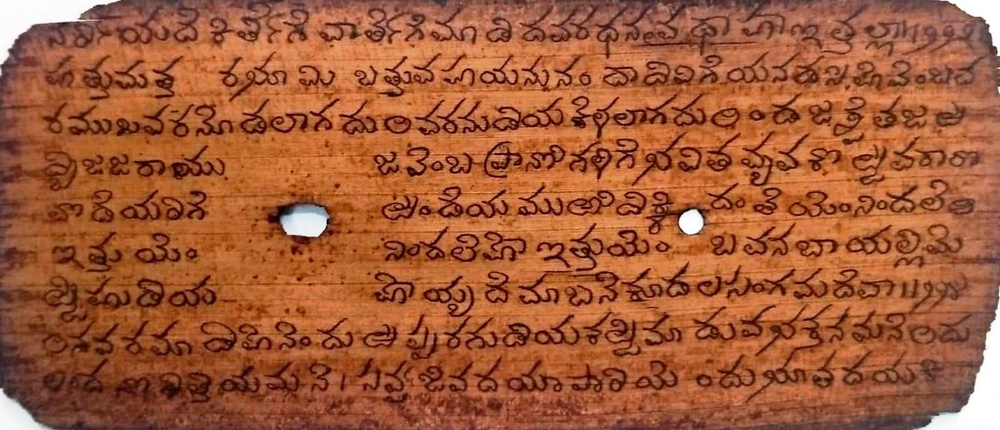
#> input picture resources/input_image.jpg, 1000 x 430 px, shrunk from 1600 x 688 before the run
$ jupyter execute --allow-errors Adaptive_and_Niblack_Thresholding.ipynb   (shell and % lines are left out)
#> lines starting #> are read from the running program, lines starting #| are printed output that depends on the picture; after the words box and inside, x2 and y2 are one past the last pixel; in counts of white or black regions, pixels touching at a corner belong together
# Adaptive Thresholding and Niblack's Thresholding

## Importing Necessary Libraries

[cell 1]

import argparse
from math import log10, sqrt
import cv2
from matplotlib import pyplot as plt
import numpy as np
from PIL import Image
import imageio.core.util

def ignore_warnings(*args, **kwargs):
    pass

imageio.core.util._precision_warn = ignore_warnings

# scikit-image
from skimage.filters import (threshold_otsu, threshold_niblack)
from skimage.io import imsave
from skimage import img_as_uint

## Function for Displaying Images

[cell 2]
# Display image
def display_img(image):
    # Load image using cv2 and do processing.
    plt.imshow(cv2.cvtColor(image, cv2.COLOR_BGR2RGB))

    # As opencv loads in BGR format by default, we want to show it in RGB.
    plt.show()

    return

## Read the Image

[cell 3]
# Load the image and display it
image = cv2.imread('../resources/input_image.jpg')
#> image is the input picture: shape (430, 1000, 3); mean B, G, R 57.3, 91, 161.7

# Display the image
display_img(image)

## Convert the Image to Grayscale

[cell 4]
# Convert the image to grayscale
gray = cv2.cvtColor(image, cv2.COLOR_BGR2GRAY)
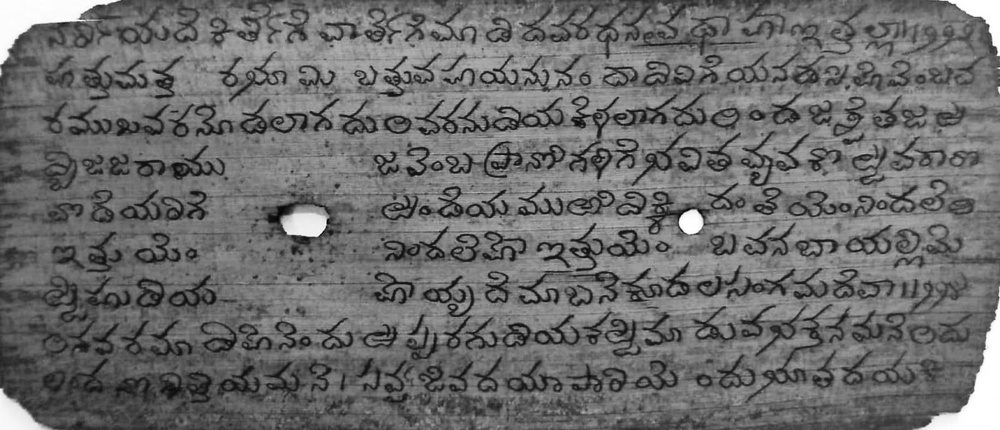
#> gray: shape (430, 1000); min 4, max 255, mean 108.3
display_img(gray)

## Global Thresholding Techniques for Comparison

[cell 5]
# Apply Otsu's automatic thresholding
(T, threshInv) = cv2.threshold(gray, 0, 255, cv2.THRESH_BINARY_INV | cv2.THRESH_OTSU)
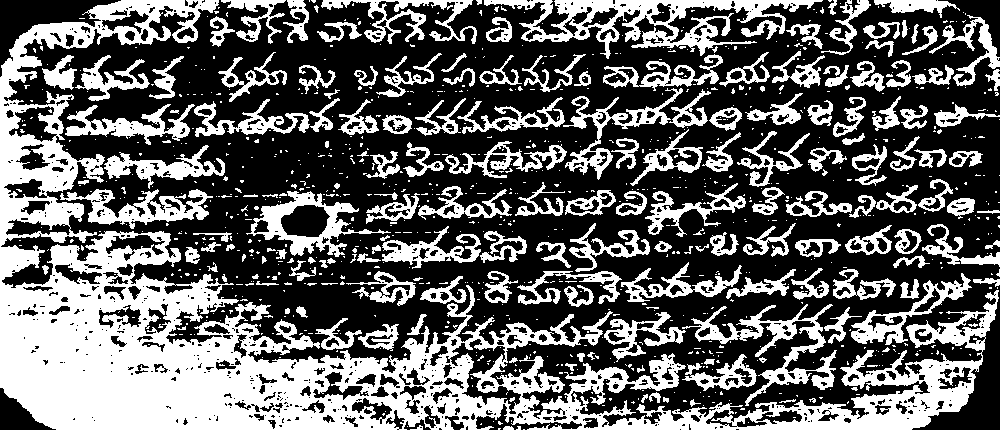
#> threshInv: shape (430, 1000); 38.5% white; 1020 white regions (841 under 20 px), largest, box (x1, y1, x2, y2) and area: (0, 0, 999, 430) 81216, (484, 0, 823, 59) 6695, (682, 304, 837, 406) 3381
#> T = 101

threshInv = 255 - threshInv
display_img(threshInv)

## Adaptive Thresholding

### With Arithmetic Mean

[cell 6]
# Here adaptive thresholding is done through arithmetic mean
thresh_arithmetic = cv2.adaptiveThreshold(gray, 255, cv2.ADAPTIVE_THRESH_MEAN_C, cv2.THRESH_BINARY_INV, 21, 10)
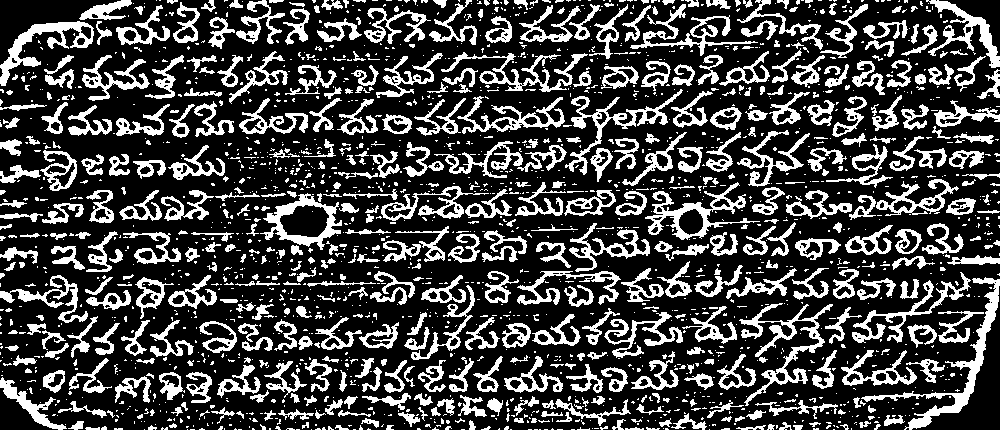
#> thresh_arithmetic: shape (430, 1000); 26.5% white; 1997 white regions (1490 under 20 px), largest, box (x1, y1, x2, y2) and area: (861, 277, 1000, 430) 2288, (739, 303, 833, 406) 1882, (645, 182, 760, 240) 1589

thresh_arithmetic = 255 - thresh_arithmetic

display_img(thresh_arithmetic)

### With Gaussian Mean

[cell 7]
# Here adaptive thresholding is done through Gaussian mean
thresh_gauss = cv2.adaptiveThreshold(gray, 255, cv2.ADAPTIVE_THRESH_GAUSSIAN_C, cv2.THRESH_BINARY_INV, 21, 4)
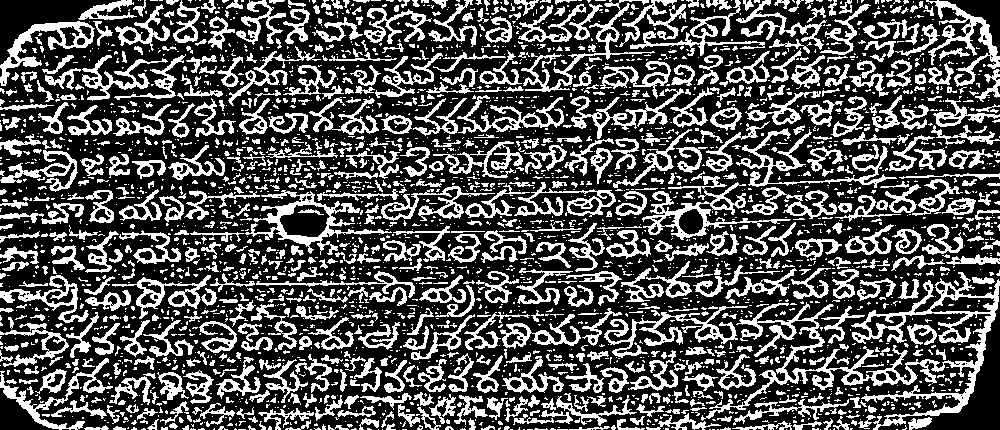
#> thresh_gauss: shape (430, 1000); 32.6% white; 3045 white regions (2282 under 20 px), largest, box (x1, y1, x2, y2) and area: (701, 272, 1000, 430) 7701, (642, 176, 791, 240) 1938, (245, 190, 392, 255) 1936

thresh_gauss = 255 - thresh_gauss

display_img(thresh_gauss)

## Niblack's Thresholding

[cell 8]
window_size = 25
thresh_niblack = threshold_niblack(gray, window_size=window_size, k=0.8)
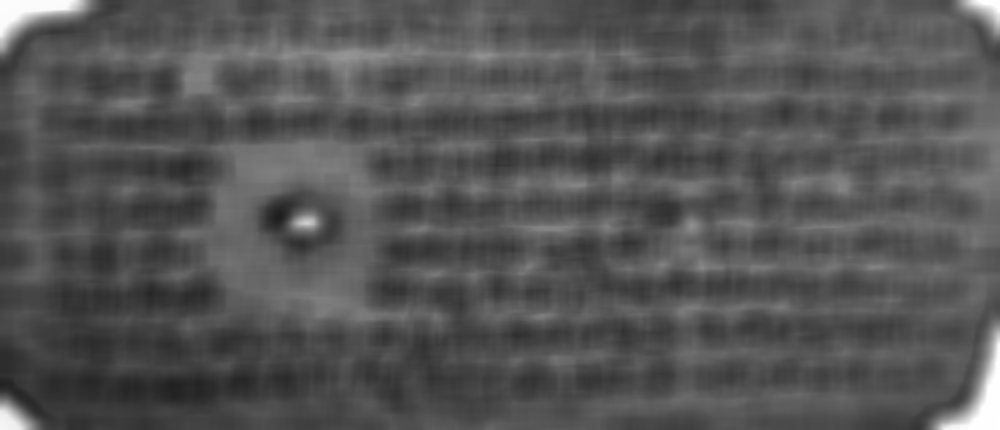
#> thresh_niblack: shape (430, 1000) float64; min 29.57, max 255, mean 85.5
binary_niblack = gray > thresh_niblack
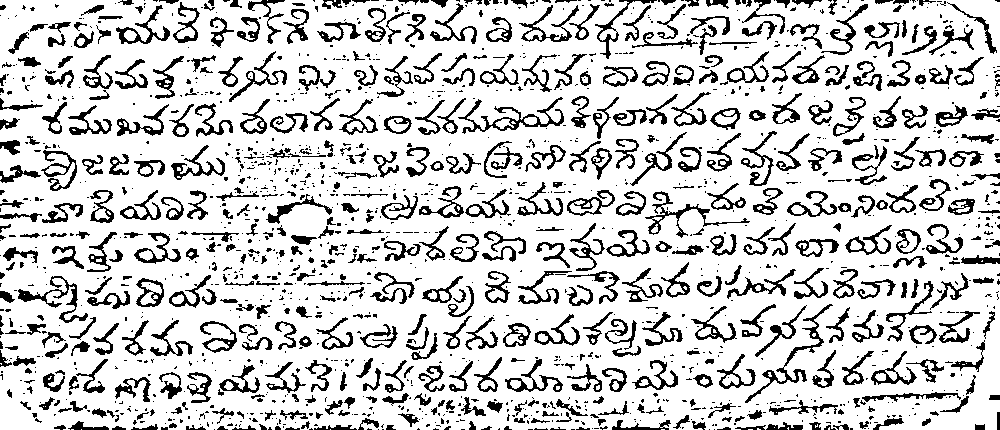
#> binary_niblack: shape (430, 1000) bool; 80.8% white; 1621 black regions (1097 under 20 px), largest, box (x1, y1, x2, y2) and area: (458, 97, 564, 134) 832, (745, 304, 833, 403) 770, (18, 276, 88, 323) 677

plt.imshow(binary_niblack, cmap=plt.cm.gray)
plt.show()

## Quantitative Analysis

### Running the algorithms on the dataset

[cell 9]
def niblack_threshold(img_path):
    # Read the image and convert to grayscale
#> called with img_path = '../quantitative_analysis/dataset/1.bmp'
    image = cv2.imread(img_path)
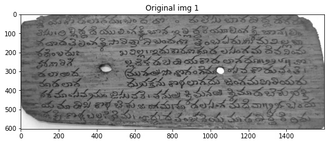
#> input picture quantitative_analysis/dataset/1.bmp, 328 x 144 px, shrunk from 525 x 230 before the run
#> image is the input picture: shape (144, 328, 3); min 27, max 255, mean 148.9
    gray_image = cv2.cvtColor(image, cv2.COLOR_BGR2GRAY)

    # Apply Niblack thresholding
    window_size = 25
    thresh_niblack = threshold_niblack(gray_image, window_size=window_size, k=0.8)
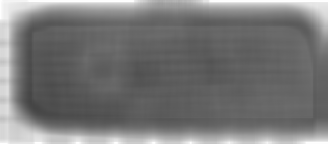
#> thresh_niblack: shape (144, 328) float64; min 68.99, max 254.7, mean 119.5
    binary_niblack = gray_image > thresh_niblack
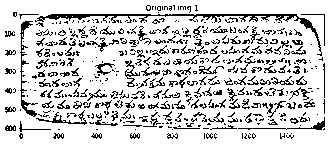
#> binary_niblack: shape (144, 328) bool; 81.6% white; black in thin lines or dots

    # Display result
    plt.imshow(binary_niblack, cmap=plt.cm.gray)
    plt.show()

    # Save result
    img_name = img_path.split('/')[-1]
    output_path = '../quantitative_analysis/niblack_results/' + img_name
    imsave(output_path, img_as_uint(binary_niblack), check_contrast=False)

def adaptive_threshold(img_path):
    # Read the image and convert to grayscale
#> called with img_path = '../quantitative_analysis/dataset/1.bmp'
    image = cv2.imread(img_path)
    gray_image = cv2.cvtColor(image, cv2.COLOR_BGR2GRAY)

    # Apply adaptive thresholding
    thresh_gauss = cv2.adaptiveThreshold(gray_image, 255, cv2.ADAPTIVE_THRESH_GAUSSIAN_C, cv2.THRESH_BINARY_INV, 21, 4)
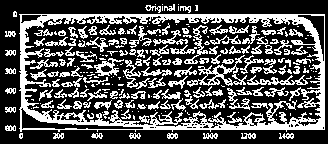
#> thresh_gauss: shape (144, 328); 33% white; 251 white regions (112 under 20 px), largest, box (x1, y1, x2, y2) and area: (19, 14, 325, 132) 6763, (187, 55, 247, 87) 488, (247, 75, 308, 85) 252
    thresh_gauss = 255 - thresh_gauss

    # Display result
    display_img(thresh_gauss)
#> pass 2 of the loop `for i in range(1, 6):`:
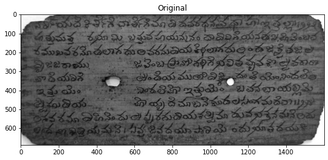
#> input picture quantitative_analysis/dataset/2.bmp, 328 x 160 px, shrunk from 525 x 256 before the run
#> in niblack_threshold, image is the input picture: shape (160, 328, 3); min 9, max 255, mean 123.8
#> gray_image: shape (160, 328)
#> in niblack_threshold (call 2), `binary_niblack = gray_image > thresh_niblack`:
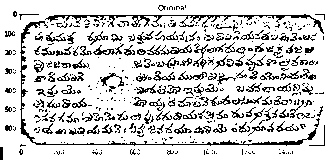
#> binary_niblack: shape (160, 328) bool; 82.2% white; black in thin lines or dots
#> in adaptive_threshold (call 2), `thresh_gauss = cv2.adaptiveThreshold(gray_image, 255, cv2.ADAPTIVE_THR..`:
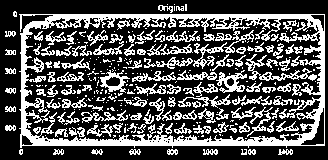
#> thresh_gauss: shape (160, 328); 33.1% white; 302 white regions (180 under 20 px), largest, box (x1, y1, x2, y2) and area: (19, 14, 325, 148) 7549, (245, 54, 317, 81) 429, (216, 70, 247, 93) 308
#> pass 3 of the loop `for i in range(1, 6):`:
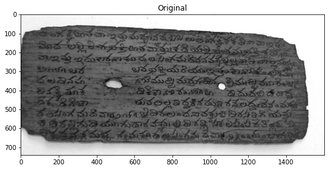
#> input picture quantitative_analysis/dataset/3.bmp, 328 x 170 px, shrunk from 525 x 272 before the run
#> in niblack_threshold, image is the input picture: shape (170, 328, 3); min 7, max 255, mean 149.3
#> gray_image: shape (170, 328)
#> in adaptive_threshold (call 3), `thresh_gauss = cv2.adaptiveThreshold(gray_image, 255, cv2.ADAPTIVE_THR..`:
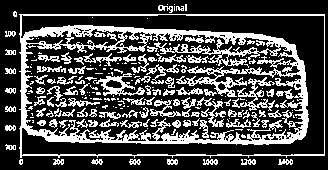
#> thresh_gauss: shape (170, 328); 29.4% white; 214 white regions (115 under 20 px), largest, box (x1, y1, x2, y2) and area: (19, 14, 325, 158) 9715, (232, 77, 275, 111) 437, (96, 73, 145, 96) 396

    # Save result
    img_name = img_path.split('/')[-1]
    output_path = '../quantitative_analysis/adaptive_results/' + img_name
    cv2.imwrite(output_path, thresh_gauss)

# Iterate through all images in the dataset and apply binarization
#> (the rest of this cell did not finish here and is left out)

### Finding the Mean Squared Error

[cell 10]
# Find Mean Squared Error for every pair of images

# Arrays to hold all the MSE values for both algorithms
mse_adaptive_arr = []
#> mse_adaptive_arr = []
mse_niblack_arr = []

#> (the rest of this cell did not finish here and is left out)

[cell 11]
print(mse_adaptive_arr)
print(mse_niblack_arr)

### Peak Signal-to-Noise Ratio (PSNR)

[cell 12]
def PSNR(ground_truth, binarized):
    mse = np.mean((ground_truth - binarized) ** 2)
    print(mse)

    # MSE is zero means no noise is present in the signal.
    # Therefore PSNR have no importance.
    if(mse == 0):
        return 100
    max_pixel = 1.0
    psnr = 20 * log10(max_pixel / sqrt(mse))
    return psnr

psnr_adaptive_arr = []
#> psnr_adaptive_arr = []
psnr_niblack_arr = []

#> (the rest of this cell did not finish here and is left out)

[cell 13]
print(psnr_adaptive_arr)
print(psnr_niblack_arr)
